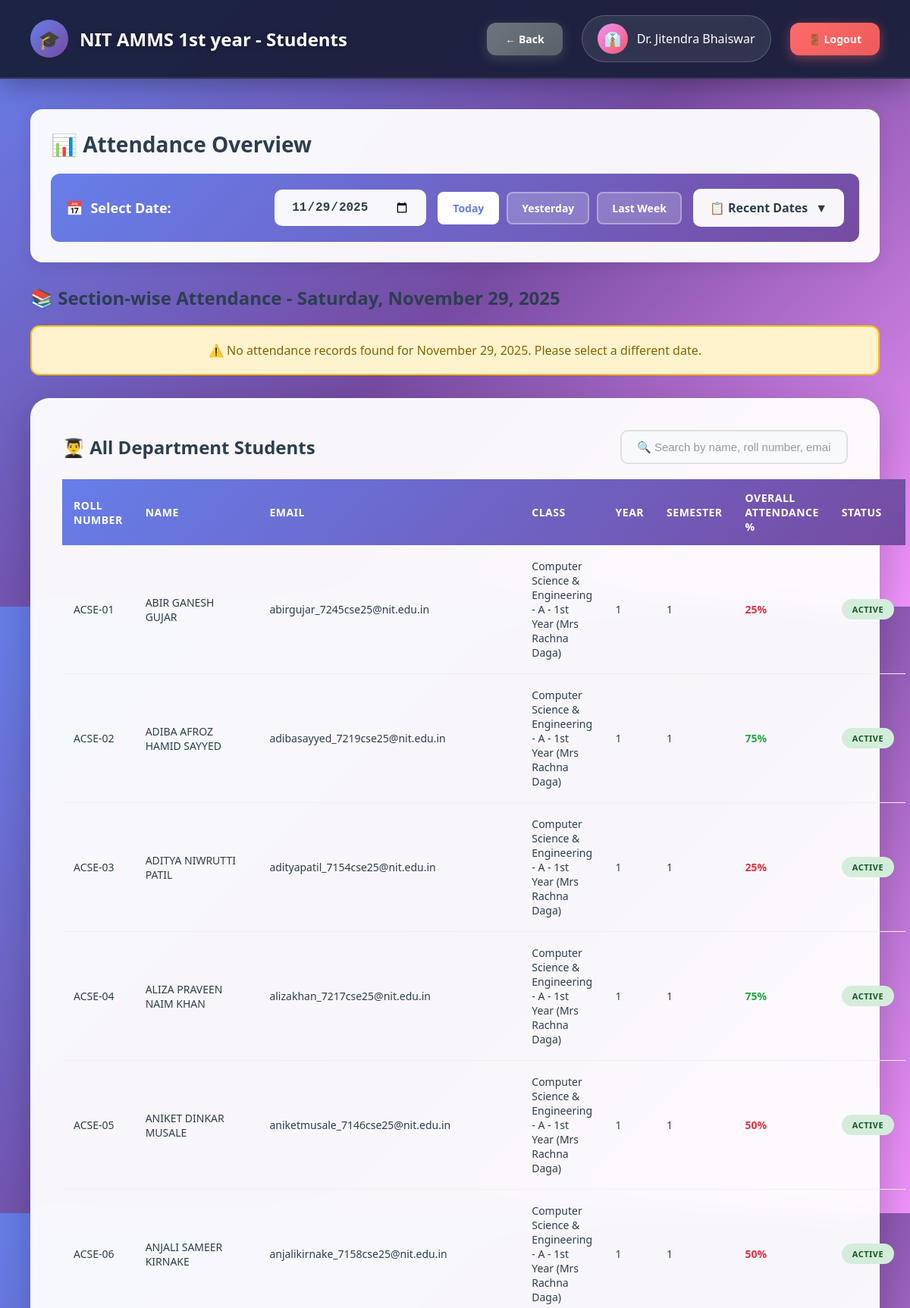
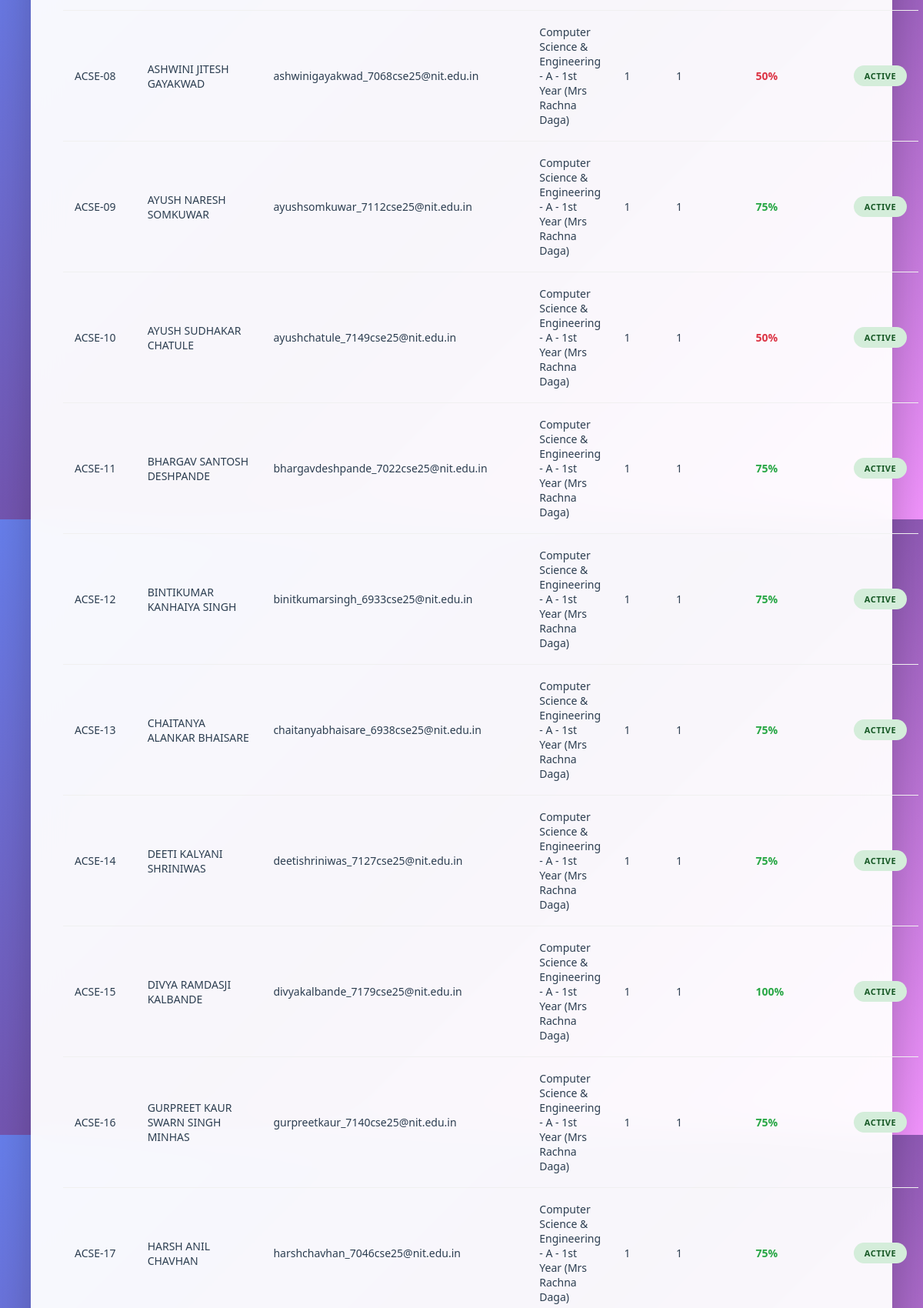
/hod/view_students.php (signed in, upper part), run on the app's committed database (2 pictures, top to bottom).
### tables this page shows
CREATE TABLE `departments` (
  `id` int(11) NOT NULL,
  `dept_name` varchar(100) NOT NULL,
  `dept_code` varchar(20) NOT NULL,
  `hod_id` int(11) DEFAULT NULL,
  `created_at` timestamp NOT NULL DEFAULT current_timestamp()
);

CREATE TABLE `users` (
  `id` int(11) NOT NULL,
  `username` varchar(50) NOT NULL,
  `password` varchar(255) NOT NULL,
  `full_name` varchar(100) NOT NULL,
  `email` varchar(100) NOT NULL,
  `phone` varchar(15) DEFAULT NULL,
  `photo` varchar(255) DEFAULT NULL,
  `role` enum('admin','hod','teacher') NOT NULL,
  `department_id` int(11) DEFAULT NULL,
  `is_active` tinyint(1) DEFAULT 1,
  `created_at` timestamp NOT NULL DEFAULT current_timestamp()
);

CREATE TABLE `students` (
  `id` int(11) NOT NULL,
  `roll_number` varchar(50) NOT NULL,
  `full_name` varchar(100) NOT NULL,
  `email` varchar(100) NOT NULL,
  `phone` varchar(15) DEFAULT NULL,
  `photo` varchar(255) DEFAULT NULL,
  `password` varchar(255) NOT NULL,
  `department_id` int(11) NOT NULL,
  `class_id` int(11) NOT NULL,
  `year` int(11) NOT NULL,
  `semester` int(11) NOT NULL,
  `admission_year` varchar(10) DEFAULT NULL,
  `is_active` tinyint(1) DEFAULT 1,
  `created_at` timestamp NOT NULL DEFAULT current_timestamp()
);

CREATE TABLE `classes` (
  `id` int(11) NOT NULL,
  `class_name` varchar(100) NOT NULL,
  `department_id` int(11) NOT NULL,
  `year` int(11) NOT NULL,
  `section` varchar(10) NOT NULL,
  `teacher_id` int(11) NOT NULL,
  `semester` int(11) NOT NULL,
  `academic_year` varchar(20) NOT NULL,
  `created_at` timestamp NOT NULL DEFAULT current_timestamp()
);

### db.php (called while the page is built, shortened)
<?php
$conn = new mysqli(DB_HOST, DB_USER, DB_PASS, DB_NAME);
$conn->set_charset("utf8mb4");
$conn->query("SET time_zone = '+05:30'");
function isLoggedIn() {
    return isset($_SESSION['user_id']) && isset($_SESSION['role']);
}
function getCurrentUser() {
    global $conn;
    $user_id = $_SESSION['user_id'];
    $role = $_SESSION['role'];
    if ($role === 'student') {
        $query = "SELECT * FROM students WHERE id = ?";
    } elseif ($role === 'parent') {
        $query = "SELECT * FROM parents WHERE id = ?";
    } else {
        $query = "SELECT * FROM users WHERE id = ?";
    }
    $stmt = $conn->prepare($query);
    $stmt->bind_param("i", $user_id);
    $stmt->execute();
    $result = $stmt->get_result();
    return $result->fetch_assoc();
}
?>

### hod/view_students.php (the view, shortened to what this page needs)
<?php
require_once '../db.php';
$user = getCurrentUser();
$department_id = $_SESSION['department_id'];
$selected_date = isset($_GET['date']) ? $_GET['date'] : date('Y-m-d');
$dept_query = "SELECT * FROM departments WHERE id = ?";
$stmt = $conn->prepare($dept_query);
$stmt->bind_param("i", $department_id);
$stmt->execute();
$department = $stmt->get_result()->fetch_assoc();
$available_dates_query = "SELECT DISTINCT DATE(sa.attendance_date) as date
FROM student_attendance sa
INNER JOIN students s ON sa.student_id = s.id
WHERE s.department_id = ?
ORDER BY date DESC
LIMIT 90";
$stmt = $conn->prepare($available_dates_query);
$stmt->bind_param("i", $department_id);
$stmt->execute();
$available_dates_result = $stmt->get_result();
$available_dates = [];
while ($row = $available_dates_result->fetch_assoc()) {
    $available_dates[] = $row['date'];
}
$section_summary_query = "SELECT
    c.class_name,
    c.id as class_id,
    COUNT(DISTINCT s.id) as total_students,
    COALESCE(SUM(CASE WHEN sa.status = 'present' AND DATE(sa.attendance_date) = ? THEN 1 ELSE 0 END), 0) as daily_present,
    COALESCE(SUM(CASE WHEN sa.status = 'absent' AND DATE(sa.attendance_date) = ? THEN 1 ELSE 0 END), 0) as daily_absent,
    COALESCE(SUM(CASE WHEN DATE(sa.attendance_date) = ? THEN 1 ELSE 0 END), 0) as daily_total
FROM classes c
LEFT JOIN students s ON c.id = s.class_id AND s.is_active = 1 AND s.department_id = ?
LEFT JOIN student_attendance sa ON s.id = sa.student_id
WHERE c.department_id = ?
GROUP BY c.id, c.class_name
HAVING daily_total > 0
ORDER BY c.class_name";
$stmt = $conn->prepare($section_summary_query);
$stmt->bind_param("sssii", $selected_date, $selected_date, $selected_date, $department_id, $department_id);
$stmt->execute();
$section_summary = $stmt->get_result();
$students_query = "SELECT s.*, c.class_name,
                   (SELECT COUNT(*) FROM student_attendance WHERE student_id = s.id) as total_attendance,
                   (SELECT COUNT(*) FROM student_attendance WHERE student_id = s.id AND status = 'present') as present_count
                   FROM students s
                   LEFT JOIN classes c ON s.class_id = c.id
                   WHERE s.department_id = ? AND s.is_active = 1
                   ORDER BY s.roll_number";
$stmt = $conn->prepare($students_query);
$stmt->bind_param("i", $department_id);
$stmt->execute();
$students = $stmt->get_result();
?>
<!DOCTYPE html>
<html lang="en">
<head>
</head>
<body>
    <div class="particles" id="particles"></div>
    <nav class="navbar">
        <div class="navbar-brand">
            <div class="navbar-logo">🎓</div>
            <h1>NIT AMMS <?php echo htmlspecialchars($department['dept_name']); ?> - Students</h1>
        </div>
        <div class="user-info">
            <a href="index.php" class="btn btn-secondary">← Back</a>
            <div class="user-profile">
                <div class="user-avatar">👔</div>
                <span><?php echo htmlspecialchars($user['full_name']); ?></span>
            </div>
            <a href="../logout.php" class="btn btn-danger">🚪 Logout</a>
        </div>
    </nav>
    <div class="main-content">
        <div class="page-header">
            <h2>📊 Attendance Overview</h2>
            <div class="date-picker-section">
                <div class="date-picker-label">
                    <span>📅</span>
                    <span>Select Date:</span>
                </div>
                <div class="date-controls">
                    <div class="date-input-wrapper">
                        <input type="date"
                               class="date-input"
                               id="dateInput"
                               value="<?php echo $selected_date; ?>"
                               max="<?php echo date('Y-m-d'); ?>"
                               onchange="window.location.href='?date=' + this.value">
                    </div>
                    <div class="quick-dates">
                        <a href="?date=<?php echo date('Y-m-d'); ?>"
                           class="quick-date-btn <?php echo $selected_date === date('Y-m-d') ? 'active' : ''; ?>">
                            Today
                        </a>
                        <a href="?date=<?php echo date('Y-m-d', strtotime('-1 day')); ?>"
                           class="quick-date-btn <?php echo $selected_date === date('Y-m-d', strtotime('-1 day')) ? 'active' : ''; ?>">
                            Yesterday
                        </a>
                        <a href="?date=<?php echo date('Y-m-d', strtotime('-7 days')); ?>"
                           class="quick-date-btn <?php echo $selected_date === date('Y-m-d', strtotime('-7 days')) ? 'active' : ''; ?>">
                            Last Week
                        </a>
                    </div>
                    <?php if (count($available_dates) > 0): ?>
                    <div class="available-dates-dropdown">
                        <div class="dropdown-btn">
                            📋 Recent Dates
                            <span>▼</span>
                        </div>
                    </div>
                    <?php endif; ?>
                </div>
            </div>
        </div>
        <div class="summary-section">
            <h3>📚 Section-wise Attendance - <?php echo date('l, F d, Y', strtotime($selected_date)); ?></h3>
            <?php if ($section_summary->num_rows > 0): ?>
                <div class="summary-grid">
                    <?php while ($section = $section_summary->fetch_assoc()):
                        $daily_percentage = $section['daily_total'] > 0
                            ? round(($section['daily_present'] / $section['daily_total']) * 100, 1)
                            : 0;
                    ?>
                    <div class="summary-card">
                        <h4>
                            <span>📚</span>
                            <?php echo htmlspecialchars($section['class_name']); ?>
                        </h4>
                        <div class="stats-grid">
                            <div class="stat-box">
                                <div class="stat-label">👥 Total</div>
                                <div class="stat-value"><?php echo $section['total_students']; ?></div>
                            </div>
                            <div class="stat-box">
                                <div class="stat-label">✅ Present</div>
                                <div class="stat-value"><?php echo $section['daily_present']; ?></div>
                            </div>
                            <div class="stat-box">
                                <div class="stat-label">❌ Absent</div>
                                <div class="stat-value"><?php echo $section['daily_absent']; ?></div>
                            </div>
                        </div>
                        <div class="progress-section">
                            <div class="progress-label">Attendance Percentage</div>
                            <div class="progress-bar-container">
                                <div class="progress-bar" style="width: <?php echo $daily_percentage; ?>%"></div>
                            </div>
                            <div class="progress-percentage"><?php echo $daily_percentage; ?>%</div>
                        </div>
                    </div>
                    <?php endwhile; ?>
                </div>
            <?php else: ?>
                <div class="alert alert-warning">
                    ⚠️ No attendance records found for <?php echo date('F d, Y', strtotime($selected_date)); ?>.
                    Please select a different date.
                </div>
            <?php endif; ?>
        </div>
        <div class="table-container">
            <div style="display: flex; justify-content: space-between; align-items: center; margin-bottom: 20px; flex-wrap: wrap; gap: 15px;">
                <h3 style="margin: 0;">👨‍🎓 All Department Students</h3>
                <div class="search-box">
                    <input type="text"
                           id="searchInput"
                           placeholder="🔍 Search by name, roll number, email..."
                           class="search-input">
                </div>
            </div>
            <?php if ($students->num_rows > 0): ?>
                <table id="studentsTable">
                    <thead>
                        <tr>
                            <th>Roll Number</th>
                            <th>Name</th>
                            <th>Email</th>
                            <th>Class</th>
                            <th>Year</th>
                            <th>Semester</th>
                            <th>Overall Attendance %</th>
                            <th>Status</th>
                        </tr>
                    </thead>
                    <tbody>
                        <?php while ($student = $students->fetch_assoc()):
                            $attendance_percentage = $student['total_attendance'] > 0
                                ? round(($student['present_count'] / $student['total_attendance']) * 100, 2)
                                : 0;
                        ?>
                        <tr>
                            <td><?php echo htmlspecialchars($student['roll_number']); ?></td>
                            <td><?php echo htmlspecialchars($student['full_name']); ?></td>
                            <td><?php echo htmlspecialchars($student['email']); ?></td>
                            <td><?php echo htmlspecialchars($student['class_name']); ?></td>
                            <td><?php echo $student['year']; ?></td>
                            <td><?php echo $student['semester']; ?></td>
                            <td>
                                <strong style="color: <?php echo $attendance_percentage >= 75 ? '#28a745' : '#dc3545'; ?>">
                                    <?php echo $attendance_percentage; ?>%
                                </strong>
                            </td>
                            <td><span class="badge badge-success">Active</span></td>
                        </tr>
                        <?php endwhile; ?>
                    </tbody>
                </table>
            <?php else: ?>
                <div class="alert alert-info">No students found in this department.</div>
            <?php endif; ?>
        </div>
    </div>
</body>
</html>

### data on the page
departments: dept_name "1st year"
users: full_name "Dr. Jitendra Bhaiswar"
students: roll_number "ACSE-01", full_name "ABIR GANESH GUJAR", email "abirgujar_7245cse25@nit.edu.in", class.class_name "Computer Science & Engineering - A - 1st Year (Mrs Rachna Daga)", year "1", semester "1", attendance_percentage "25"
students: roll_number "ACSE-02", full_name "ADIBA AFROZ HAMID SAYYED", email "adibasayyed_7219cse25@nit.edu.in", class.class_name "Computer Science & Engineering - A - 1st Year (Mrs Rachna Daga)", year "1", semester "1", attendance_percentage "75"
students: roll_number "ACSE-03", full_name "ADITYA NIWRUTTI PATIL", email "adityapatil_7154cse25@nit.edu.in", class.class_name "Computer Science & Engineering - A - 1st Year (Mrs Rachna Daga)", year "1", semester "1", attendance_percentage "25"
students: roll_number "ACSE-04", full_name "ALIZA PRAVEEN NAIM KHAN", email "alizakhan_7217cse25@nit.edu.in", class.class_name "Computer Science & Engineering - A - 1st Year (Mrs Rachna Daga)", year "1", semester "1", attendance_percentage "75"
students: roll_number "ACSE-05", full_name "ANIKET DINKAR MUSALE", email "aniketmusale_7146cse25@nit.edu.in", class.class_name "Computer Science & Engineering - A - 1st Year (Mrs Rachna Daga)", year "1", semester "1", attendance_percentage "50"
students: roll_number "ACSE-06", full_name "ANJALI SAMEER KIRNAKE", email "anjalikirnake_7158cse25@nit.edu.in", class.class_name "Computer Science & Engineering - A - 1st Year (Mrs Rachna Daga)", year "1", semester "1", attendance_percentage "50"
students: roll_number "ACSE-08", full_name "ASHWINI JITESH GAYAKWAD", email "ashwinigayakwad_7068cse25@nit.edu.in", class.class_name "Computer Science & Engineering - A - 1st Year (Mrs Rachna Daga)", year "1", semester "1", attendance_percentage "50"
students: roll_number "ACSE-09", full_name "AYUSH NARESH SOMKUWAR", email "ayushsomkuwar_7112cse25@nit.edu.in", class.class_name "Computer Science & Engineering - A - 1st Year (Mrs Rachna Daga)", year "1", semester "1", attendance_percentage "75"
students: roll_number "ACSE-10", full_name "AYUSH SUDHAKAR CHATULE", email "ayushchatule_7149cse25@nit.edu.in", class.class_name "Computer Science & Engineering - A - 1st Year (Mrs Rachna Daga)", year "1", semester "1", attendance_percentage "50"
students: roll_number "ACSE-11", full_name "BHARGAV SANTOSH DESHPANDE", email "bhargavdeshpande_7022cse25@nit.edu.in", class.class_name "Computer Science & Engineering - A - 1st Year (Mrs Rachna Daga)", year "1", semester "1", attendance_percentage "75"
students: roll_number "ACSE-12", full_name "BINTIKUMAR KANHAIYA SINGH", email "binitkumarsingh_6933cse25@nit.edu.in", class.class_name "Computer Science & Engineering - A - 1st Year (Mrs Rachna Daga)", year "1", semester "1", attendance_percentage "75"
students: roll_number "ACSE-13", full_name "CHAITANYA ALANKAR BHAISARE", email "chaitanyabhaisare_6938cse25@nit.edu.in", class.class_name "Computer Science & Engineering - A - 1st Year (Mrs Rachna Daga)", year "1", semester "1", attendance_percentage "75"
students: roll_number "ACSE-14", full_name "DEETI KALYANI SHRINIWAS", email "deetishriniwas_7127cse25@nit.edu.in", class.class_name "Computer Science & Engineering - A - 1st Year (Mrs Rachna Daga)", year "1", semester "1", attendance_percentage "75"
students: roll_number "ACSE-15", full_name "DIVYA RAMDASJI KALBANDE", email "divyakalbande_7179cse25@nit.edu.in", class.class_name "Computer Science & Engineering - A - 1st Year (Mrs Rachna Daga)", year "1", semester "1", attendance_percentage "100"
students: roll_number "ACSE-16", full_name "GURPREET KAUR SWARN SINGH MINHAS", email "gurpreetkaur_7140cse25@nit.edu.in", class.class_name "Computer Science & Engineering - A - 1st Year (Mrs Rachna Daga)", year "1", semester "1", attendance_percentage "75"
students: roll_number "ACSE-17", full_name "HARSH ANIL CHAVHAN", email "harshchavhan_7046cse25@nit.edu.in", class.class_name "Computer Science & Engineering - A - 1st Year (Mrs Rachna Daga)", year "1", semester "1", attendance_percentage "75"

### other printed values
date('l, F d, Y', strtotime($selected_date)) "Saturday, November 29, 2025"
date('F d, Y', strtotime($selected_date)) "November 29, 2025"
